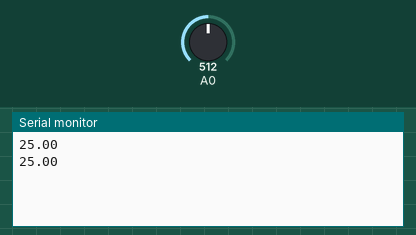
This sketch was run on a simulated Arduino Uno, built with avr-gcc and run on an emulated ATmega328P. Parts: the last lines printed to the serial monitor. Inputs (shaded band) come from the test bench; at power-on: A0 = 512.

Above: at 1.8 s.
1.9 s: A0 set to 0
At 2.8 s:
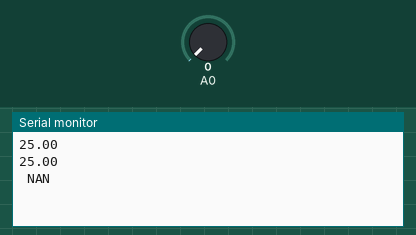
4.5 s: A0 set to 122
At 5.7 s:
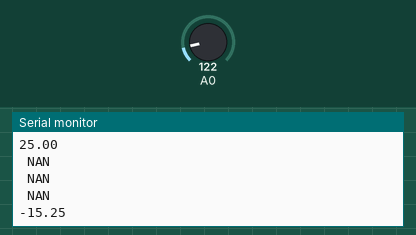

Measured:
- after the input at 1.9 s, the serial monitor: prints a new line after 0.10 s (image 1)
- after the input at 4.5 s, the serial monitor: prints a new line after 0.50 s (image 2)

The sketch:

Temperatura.ino
```cpp
/*Sensor de Temperatura contra agua NTC 10K */


#include <math.h><br>

String envia="";

void setup() {
Serial.begin(9600);
}


double Thermister(int RawADC) {
double Temp;
Temp = log(((10240000/RawADC) - 10000));
Temp = 1 / (0.001129148 + (0.000234125 + (0.0000000876741 * Temp * Temp ))* Temp );
Temp = Temp - 273.15;// Converierte de Kelvin a Celsius
//Para convertir Celsius a Farenheith esriba en esta linea: Temp = (Temp * 9.0)/ 5.0 + 32.0;
return Temp;
}


void loop() {
int val;
double temp;
val=analogRead(0);//Lee el valor del pin analogo 0 y lo mantiene como val
temp=Thermister(val);//Realiza la conversión del valor analogo a grados Celsius
envia.concat(temp);
envia.concat(" ");//espacio al final para el software "serial sensor plot"
Serial.println(envia);
envia="";//limpiamos
delay(1000);//Este tiempo debe ser el mismo en Android o Windows
}
```
